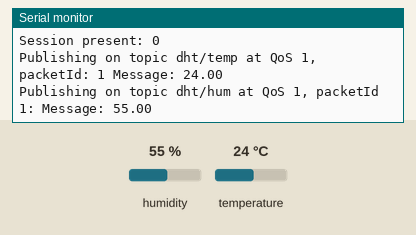
Simulated run of this sketch. Board: ESP8266 (NodeMCU). Shown: the last lines printed to the serial monitor. The test bench sets the inputs (shaded band); at power-on: humidity 55 %, temperature 24 °C. WiFi joins after 1.5 s; servers stay silent unless stated; no MQTT or app messages arrive unless stated.

Above: at 18.0 s.
18.1 s: humidity set to 22 %
At 21.3 s:
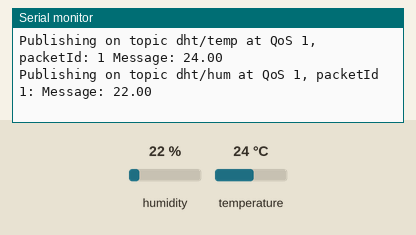
33.1 s: temperature set to 12 °C
At 41.3 s:
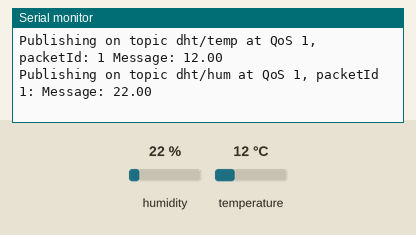
48.1 s: humidity set to 40 %
At 51.3 s:
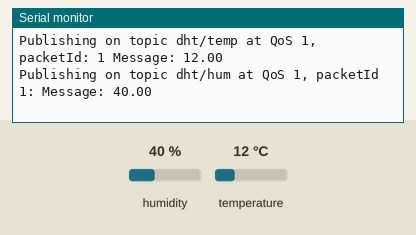
Timing chart, 0 to 52.8 s (numbered marks = the images above; inputs shaded):
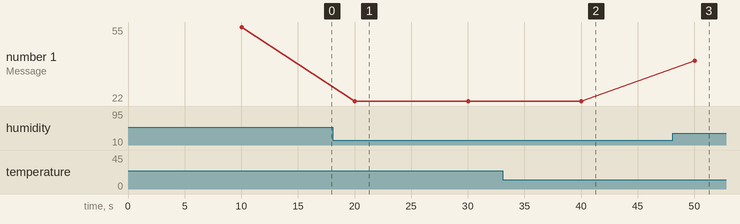

The sketch:

ESSMART.ino
```cpp
#include "DHT.h"
#include <ESP8266WiFi.h>
#include <Ticker.h>
#include <AsyncMqttClient.h>


#define WIFI_SSID "B301-Sinhvien"
#define WIFI_PASSWORD ""
// #define WIFI_SSID "Aloalo"
// #define WIFI_PASSWORD "hel0.o812"

#define MQTT_HOST IPAddress(10,23,10,22) //192.168.106.58 //10.23.10.22
#define MQTT_PORT 1883

// Temperature MQTT Topics
#define MQTT_PUB_TEMP "dht/temp"
#define MQTT_PUB_HUM "dht/hum"

// Digital pin connected to the DHT sensor
#define DHTPIN 4

// Uncomment whatever DHT sensor type you're using
#define DHTTYPE DHT11   // DHT 11
//#define DHTTYPE DHT22   // DHT 22  (AM2302), AM2321
//#define DHTTYPE DHT21   // DHT 21 (AM2301)

// Initialize DHT sensor
DHT dht(DHTPIN, DHTTYPE);

// Variables to hold sensor readings
float temp;
float hum;

AsyncMqttClient mqttClient;
Ticker mqttReconnectTimer;

WiFiEventHandler wifiConnectHandler;
WiFiEventHandler wifiDisconnectHandler;
Ticker wifiReconnectTimer;

unsigned long previousMillis = 0;   // Stores last time temperature was published
const long interval = 10000;
//const long interval = 180000;        // Interval at which to publish sensor readings

void connectToWifi() {
  Serial.println("Connecting to Wi-Fi...");
  WiFi.begin(WIFI_SSID, WIFI_PASSWORD);
}

void onWifiConnect(const WiFiEventStationModeGotIP& event) {
  Serial.println("Connected to Wi-Fi.");
  connectToMqtt();
}

void onWifiDisconnect(const WiFiEventStationModeDisconnected& event) {
  Serial.println("Disconnected from Wi-Fi.");
  mqttReconnectTimer.detach(); // ensure we don't reconnect to MQTT while reconnecting to Wi-Fi
  wifiReconnectTimer.once(2, connectToWifi);
}

void connectToMqtt() {
  Serial.println("Connecting to MQTT...");
  mqttClient.connect();
}

void onMqttConnect(bool sessionPresent) {
  Serial.println("Connected to MQTT.");
  Serial.print("Session present: ");
  Serial.println(sessionPresent);
}

void onMqttDisconnect(AsyncMqttClientDisconnectReason reason) {
  Serial.println("Disconnected from MQTT.");

  if (WiFi.isConnected()) {
    mqttReconnectTimer.once(2, connectToMqtt);
  }
}


void onMqttPublish(uint16_t packetId) {
  Serial.print("Publish acknowledged.");
  Serial.print("  packetId: ");
  Serial.println(packetId);
}

void setup() {
  Serial.begin(115200);
  Serial.println();

  dht.begin();

  wifiConnectHandler = WiFi.onStationModeGotIP(onWifiConnect);
  wifiDisconnectHandler = WiFi.onStationModeDisconnected(onWifiDisconnect);

  mqttClient.onConnect(onMqttConnect);
  mqttClient.onDisconnect(onMqttDisconnect);
  //mqttClient.onSubscribe(onMqttSubscribe);
//mqttClient.onUnsubscribe(onMqttUnsubscribe);
  mqttClient.onPublish(onMqttPublish);
  mqttClient.setServer(MQTT_HOST, MQTT_PORT);
  // If your broker requires authentication (username and password), set them below
  //mqttClient.setCredentials("REPlACE_WITH_YOUR_USER", "REPLACE_WITH_YOUR_PASSWORD");

  connectToWifi();
}

void loop() {
  unsigned long currentMillis = millis();
  // Every X number of seconds (interval = 10 seconds)
  // it publishes a new MQTT message
  if (currentMillis - previousMillis >= interval) {
    // Save the last time a new reading was published
    previousMillis = currentMillis;
    // New DHT sensor readings
    hum = dht.readHumidity();
    // Read temperature as Celsius (the default)
    temp = dht.readTemperature();
    // Read temperature as Fahrenheit (isFahrenheit = true)
    //temp = dht.readTemperature(true);

    // Publish an MQTT message on topic esp/dht/temperature
    uint16_t packetIdPub1 = mqttClient.publish(MQTT_PUB_TEMP, 1, true, String(temp).c_str());
    Serial.printf("Publishing on topic %s at QoS 1, packetId: %i ", MQTT_PUB_TEMP, packetIdPub1);
    Serial.printf("Message: %.2f \n", temp);

    // Publish an MQTT message on topic esp/dht/humidity
    uint16_t packetIdPub2 = mqttClient.publish(MQTT_PUB_HUM, 1, true, String(hum).c_str());
    Serial.printf("Publishing on topic %s at QoS 1, packetId %i: ", MQTT_PUB_HUM, packetIdPub2);
    Serial.printf("Message: %.2f \n", hum);
  }
}
```

Measured:
- after the input at 18.1 s, the serial monitor: prints a new line after 1.9 s (image 1)
- after the input at 33.1 s, the serial monitor: prints a new line after 6.9 s (image 2)
- after the input at 48.1 s, the serial monitor: prints a new line after 1.9 s (image 3)
- plotted number 1: 55 → 22 after the input at 18.1 s, 22 → 40 after the input at 48.1 s
